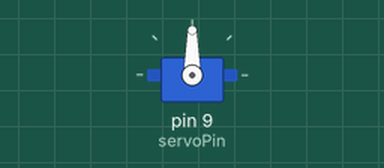
This sketch was run on a simulated Arduino Uno, built with avr-gcc and run on an emulated ATmega328P. Shown: servo.

Above: at 0.05 s.
At 1.5 s:
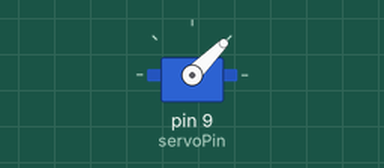
At 3.0 s:
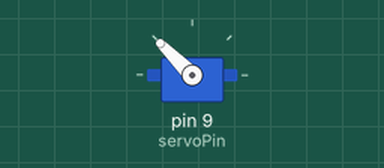
Timing chart, 0 to 6.9 s (numbered marks = the images above):
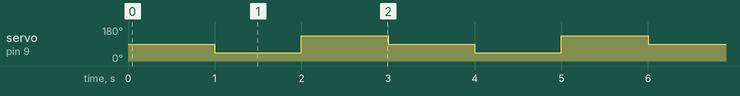

Measured:
- by itself, servo on pin 9 (servoPin): repeats every 3.0 s: 135° 1.0 s, 90° 1.0 s, 45° 1.0 s

The sketch:

servotest.ino
```cpp
#include <Servo.h>

int servoPin = 9;
Servo myservo;

void setup() {
    Serial.begin(9600);
    myservo.attach(servoPin);
}

void loop() {
    myservo.write(90);
    delay(1000);
    myservo.write(45);
    delay(1000);
    myservo.write(135);
    delay(1000);
}
```
